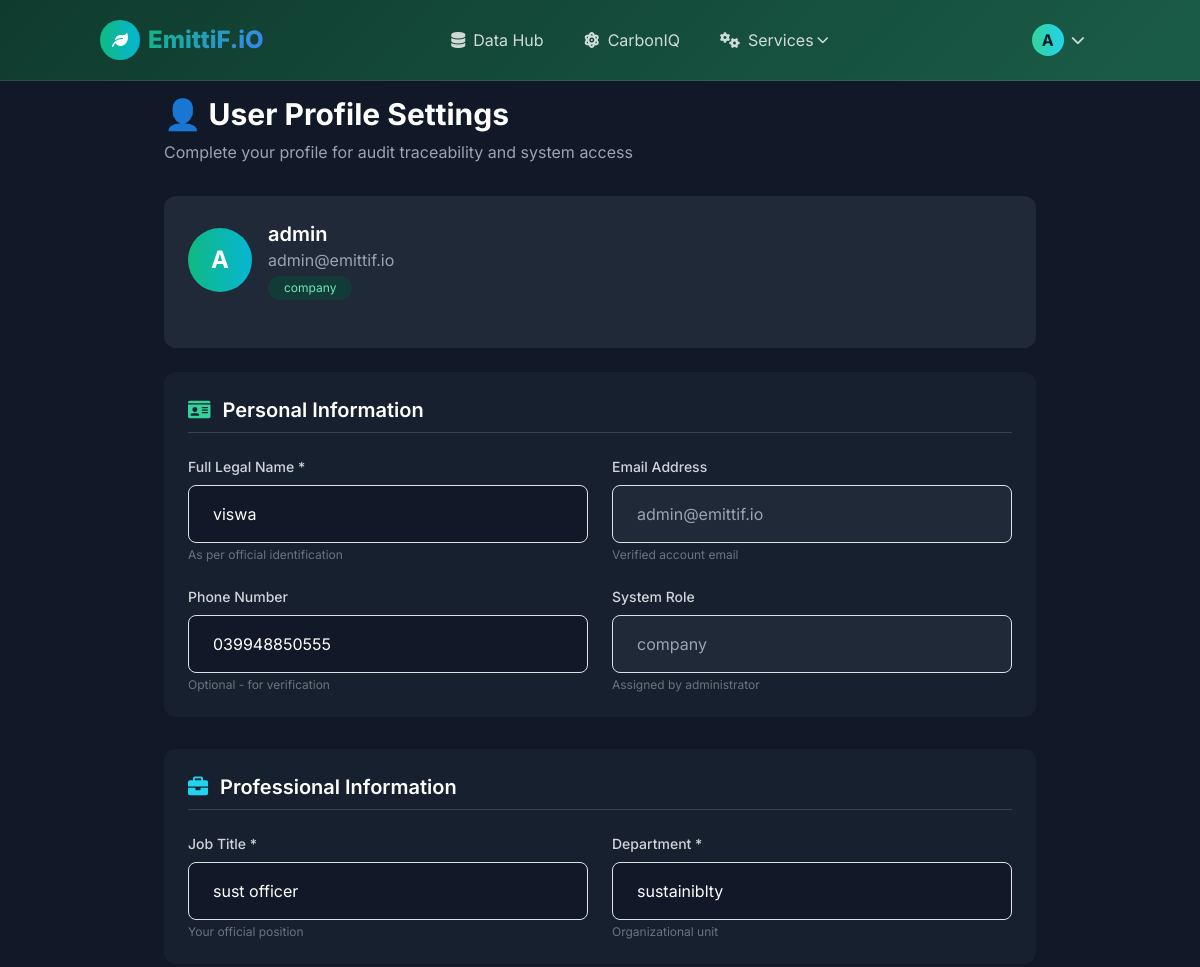
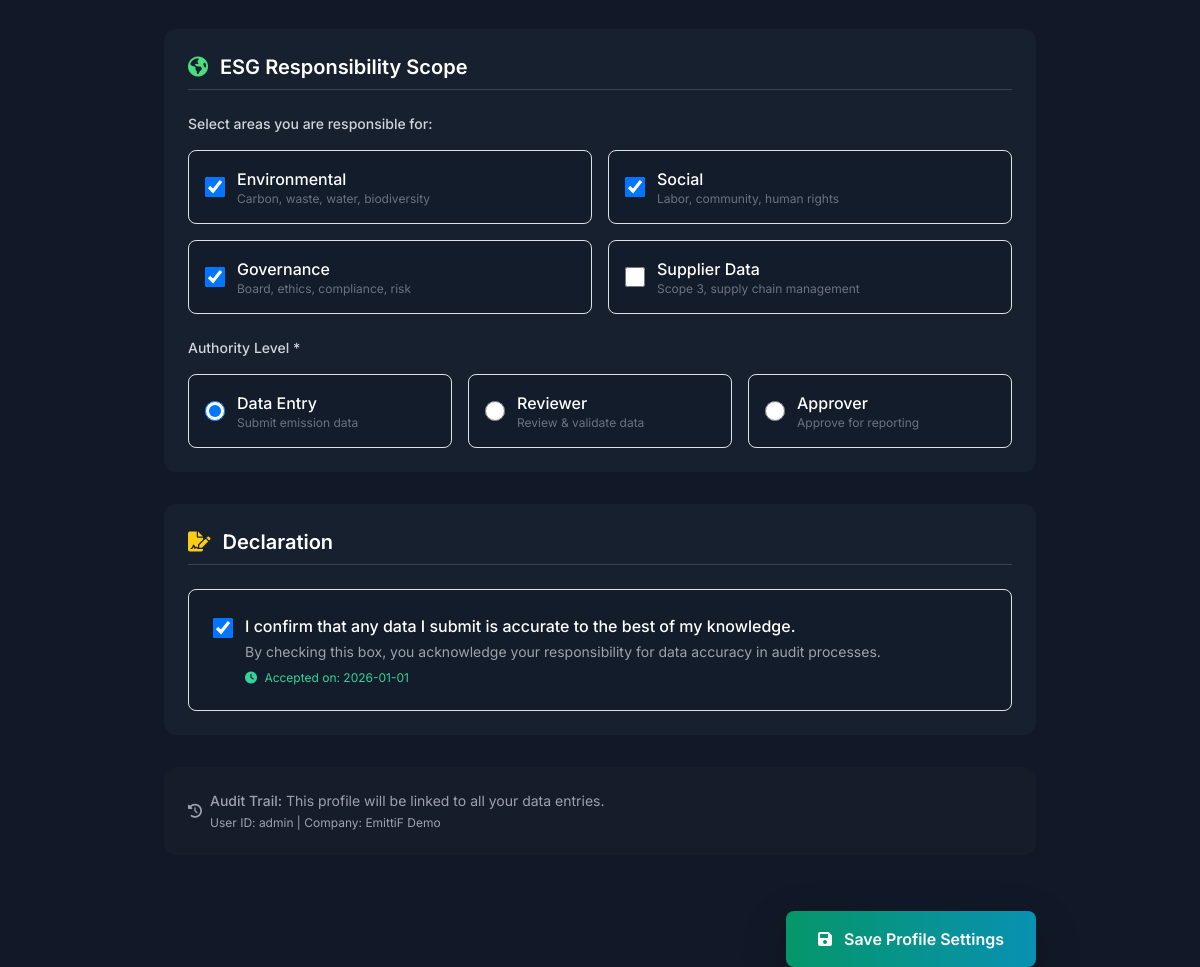
Screenshot of /profile_settings (signed in) with the database file from the repository (2 pictures, top to bottom).
### app.py (models this page shows)
class UserProfile(db.Model):
    id = db.Column(db.Integer, primary_key=True)
    user_id = db.Column(db.String(50), nullable=False)  # Remove db.ForeignKey
    company_id = db.Column(db.String(100), nullable=False)
    full_legal_name = db.Column(db.String(200))
    phone_number = db.Column(db.String(20))
    job_title = db.Column(db.String(100))
    department = db.Column(db.String(100))
    esg_responsibility = db.Column(db.Text)  # JSON string for multi-select
    authority_level = db.Column(db.String(50))  # Data Entry, Reviewer, Approver
    declaration_accepted = db.Column(db.Boolean, default=False)
    declaration_timestamp = db.Column(db.DateTime)
    created_at = db.Column(db.DateTime, default=datetime.utcnow)
    updated_at = db.Column(db.DateTime, default=datetime.utcnow, onupdate=datetime.utcnow)
    updated_by = db.Column(db.String(50))
    def to_dict(self):
        return {
            'id': self.id,
            'user_id': self.user_id,
            'company_id': self.company_id,
            'full_legal_name': self.full_legal_name,
            'phone_number': self.phone_number,
            'job_title': self.job_title,
            'department': self.department,
            'esg_responsibility': json.loads(self.esg_responsibility) if self.esg_responsibility else [],
            'authority_level': self.authority_level,
            'declaration_accepted': self.declaration_accepted,
            'declaration_timestamp': self.declaration_timestamp.isoformat() if self.declaration_timestamp else None,
            'created_at': self.created_at.isoformat() if self.created_at else None,
            'updated_at': self.updated_at.isoformat() if self.updated_at else None,
            'updated_by': self.updated_by
        }

### app.py (the view, shortened to what this page needs)
@app.route('/profile_settings', methods=['GET', 'POST'])
def profile_settings():
    if 'user' not in session:
        flash('Please login to access profile settings.', 'error')
        return redirect(url_for('login'))
    username = session['user']
    company = session.get('company', 'Unknown')
    profile = UserProfile.query.filter_by(user_id=username).first()
    profile_data = profile.to_dict() if profile else {
        'user_id': username,
        'company_id': company,
        'full_legal_name': '',
        'phone_number': '',
        'job_title': '',
        'department': '',
        'esg_responsibility': [],
        'authority_level': 'Data Entry',
        'declaration_accepted': False
    }
    return render_template('profile_settings.html',
                         profile=profile_data,
                         user_email=session.get('email', ''),
                         user_role=session.get('role', 'Sustainability Lead'))

### templates/profile_settings.html (shortened to what this page needs)
{% extends "base_auth.html" %}
{% block content %}
<div class="container mx-auto max-w-4xl">
    <div class="mb-8">
        <h1 class="text-3xl font-bold mb-2">👤 User Profile Settings</h1>
        <p class="text-gray-400">Complete your profile for audit traceability and system access</p>
    </div>
    <div class="bg-gray-800 rounded-xl p-6 mb-6">
        <div class="flex items-center mb-6">
            <div class="w-16 h-16 rounded-full bg-gradient-to-r from-emerald-500 to-cyan-500 flex items-center justify-center text-2xl font-bold">
                {{ session.get('user', 'U')[0].upper() }}
            </div>
            <div class="ml-4">
                <h2 class="text-xl font-semibold">{{ session.get('user', 'User') }}</h2>
                <p class="text-gray-400">{{ session.get('email', 'user@example.com') }}</p>
                <span class="inline-block mt-1 px-3 py-1 text-xs rounded-full bg-emerald-900/50 text-emerald-300">
                    {{ user_role }}
                </span>
            </div>
        </div>
    </div>
    <form method="POST" action="{{ url_for('profile_settings') }}" class="space-y-8">
        <div class="bg-gray-800/50 rounded-xl p-6">
            <h3 class="text-xl font-semibold mb-4 pb-2 border-b border-gray-700 flex items-center">
                <i class="fas fa-id-card mr-3 text-emerald-400"></i> Personal Information
            </h3>
            <div class="grid grid-cols-1 md:grid-cols-2 gap-6">
                <div>
                    <label class="block text-sm font-medium mb-2 text-gray-300">Full Legal Name *</label>
                    <input type="text" name="full_legal_name"
                           value="{{ profile.full_legal_name }}"
                           required
                           class="w-full px-4 py-3 bg-gray-900 border border-gray-700 rounded-lg focus:ring-2 focus:ring-emerald-500 focus:border-transparent text-white">
                    <p class="text-xs text-gray-500 mt-1">As per official identification</p>
                </div>
                <div>
                    <label class="block text-sm font-medium mb-2 text-gray-300">Email Address</label>
                    <input type="email" value="{{ user_email }}"
                           readonly
                           class="w-full px-4 py-3 bg-gray-900/50 border border-gray-700 rounded-lg text-gray-400 cursor-not-allowed">
                    <p class="text-xs text-gray-500 mt-1">Verified account email</p>
                </div>
                <div>
                    <label class="block text-sm font-medium mb-2 text-gray-300">Phone Number</label>
                    <input type="tel" name="phone_number"
                           value="{{ profile.phone_number }}"
                           class="w-full px-4 py-3 bg-gray-900 border border-gray-700 rounded-lg focus:ring-2 focus:ring-emerald-500 focus:border-transparent text-white">
                    <p class="text-xs text-gray-500 mt-1">Optional - for verification</p>
                </div>
                <div>
                    <label class="block text-sm font-medium mb-2 text-gray-300">System Role</label>
                    <input type="text" value="{{ user_role }}"
                           readonly
                           class="w-full px-4 py-3 bg-gray-900/50 border border-gray-700 rounded-lg text-gray-400 cursor-not-allowed">
                    <p class="text-xs text-gray-500 mt-1">Assigned by administrator</p>
                </div>
            </div>
        </div>
        <div class="bg-gray-800/50 rounded-xl p-6">
            <h3 class="text-xl font-semibold mb-4 pb-2 border-b border-gray-700 flex items-center">
                <i class="fas fa-briefcase mr-3 text-cyan-400"></i> Professional Information
            </h3>
            <div class="grid grid-cols-1 md:grid-cols-2 gap-6">
                <div>
                    <label class="block text-sm font-medium mb-2 text-gray-300">Job Title *</label>
                    <input type="text" name="job_title"
                           value="{{ profile.job_title }}"
                           required
                           class="w-full px-4 py-3 bg-gray-900 border border-gray-700 rounded-lg focus:ring-2 focus:ring-emerald-500 focus:border-transparent text-white">
                    <p class="text-xs text-gray-500 mt-1">Your official position</p>
                </div>
                <div>
                    <label class="block text-sm font-medium mb-2 text-gray-300">Department *</label>
                    <input type="text" name="department"
                           value="{{ profile.department }}"
                           required
                           class="w-full px-4 py-3 bg-gray-900 border border-gray-700 rounded-lg focus:ring-2 focus:ring-emerald-500 focus:border-transparent text-white">
                    <p class="text-xs text-gray-500 mt-1">Organizational unit</p>
                </div>
            </div>
        </div>
        <div class="bg-gray-800/50 rounded-xl p-6">
            <h3 class="text-xl font-semibold mb-4 pb-2 border-b border-gray-700 flex items-center">
                <i class="fas fa-globe-americas mr-3 text-green-400"></i> ESG Responsibility Scope
            </h3>
            <div class="mb-6">
                <label class="block text-sm font-medium mb-3 text-gray-300">Select areas you are responsible for:</label>
                <div class="grid grid-cols-1 md:grid-cols-2 gap-3">
                    <label class="flex items-center p-3 bg-gray-900/50 rounded-lg border border-gray-700 hover:border-emerald-500 cursor-pointer">
                        <input type="checkbox" name="esg_responsibility[]" value="Environmental"
                               {% if 'Environmental' in profile.esg_responsibility %}checked{% endif %}
                               class="mr-3 h-5 w-5 text-emerald-500 rounded focus:ring-emerald-500">
                        <div>
                            <span class="font-medium">Environmental</span>
                            <p class="text-xs text-gray-500">Carbon, waste, water, biodiversity</p>
                        </div>
                    </label>
                    <label class="flex items-center p-3 bg-gray-900/50 rounded-lg border border-gray-700 hover:border-emerald-500 cursor-pointer">
                        <input type="checkbox" name="esg_responsibility[]" value="Social"
                               {% if 'Social' in profile.esg_responsibility %}checked{% endif %}
                               class="mr-3 h-5 w-5 text-emerald-500 rounded focus:ring-emerald-500">
                        <div>
                            <span class="font-medium">Social</span>
                            <p class="text-xs text-gray-500">Labor, community, human rights</p>
                        </div>
                    </label>
                    <label class="flex items-center p-3 bg-gray-900/50 rounded-lg border border-gray-700 hover:border-emerald-500 cursor-pointer">
                        <input type="checkbox" name="esg_responsibility[]" value="Governance"
                               {% if 'Governance' in profile.esg_responsibility %}checked{% endif %}
                               class="mr-3 h-5 w-5 text-emerald-500 rounded focus:ring-emerald-500">
                        <div>
                            <span class="font-medium">Governance</span>
                            <p class="text-xs text-gray-500">Board, ethics, compliance, risk</p>
                        </div>
                    </label>
                    <label class="flex items-center p-3 bg-gray-900/50 rounded-lg border border-gray-700 hover:border-emerald-500 cursor-pointer">
                        <input type="checkbox" name="esg_responsibility[]" value="Supplier Data"
                               class="mr-3 h-5 w-5 text-emerald-500 rounded focus:ring-emerald-500">
                        <div>
                            <span class="font-medium">Supplier Data</span>
                            <p class="text-xs text-gray-500">Scope 3, supply chain management</p>
                        </div>
                    </label>
                </div>
            </div>
            <div>
                <label class="block text-sm font-medium mb-3 text-gray-300">Authority Level *</label>
                <div class="grid grid-cols-1 md:grid-cols-3 gap-3">
                    <label class="flex items-center p-3 bg-gray-900/50 rounded-lg border border-gray-700 hover:border-emerald-500 cursor-pointer">
                        <input type="radio" name="authority_level" value="Data Entry"
                               {% if profile.authority_level == 'Data Entry' %}checked{% endif %}
                               required
                               class="mr-3 h-5 w-5 text-emerald-500 focus:ring-emerald-500">
                        <div>
                            <span class="font-medium">Data Entry</span>
                            <p class="text-xs text-gray-500">Submit emission data</p>
                        </div>
                    </label>
                    <label class="flex items-center p-3 bg-gray-900/50 rounded-lg border border-gray-700 hover:border-emerald-500 cursor-pointer">
                        <input type="radio" name="authority_level" value="Reviewer"
                               class="mr-3 h-5 w-5 text-emerald-500 focus:ring-emerald-500">
                        <div>
                            <span class="font-medium">Reviewer</span>
                            <p class="text-xs text-gray-500">Review & validate data</p>
                        </div>
                    </label>
                    <label class="flex items-center p-3 bg-gray-900/50 rounded-lg border border-gray-700 hover:border-emerald-500 cursor-pointer">
                        <input type="radio" name="authority_level" value="Approver"
                               class="mr-3 h-5 w-5 text-emerald-500 focus:ring-emerald-500">
                        <div>
                            <span class="font-medium">Approver</span>
                            <p class="text-xs text-gray-500">Approve for reporting</p>
                        </div>
                    </label>
                </div>
            </div>
        </div>
        <div class="bg-gray-800/50 rounded-xl p-6">
            <h3 class="text-xl font-semibold mb-4 pb-2 border-b border-gray-700 flex items-center">
                <i class="fas fa-file-signature mr-3 text-yellow-400"></i> Declaration
            </h3>
            <div class="p-4 bg-gray-900/50 rounded-lg border border-gray-700">
                <label class="flex items-start cursor-pointer">
                    <input type="checkbox" name="declaration_accepted"
                           {% if profile.declaration_accepted %}checked{% endif %}
                           class="mt-1 mr-3 h-5 w-5 text-emerald-500 rounded focus:ring-emerald-500">
                    <div>
                        <p class="font-medium">I confirm that any data I submit is accurate to the best of my knowledge.</p>
                        <p class="text-sm text-gray-400 mt-1">
                            By checking this box, you acknowledge your responsibility for data accuracy in audit processes.
                        </p>
                        {% if profile.declaration_timestamp %}
                        <p class="text-xs text-emerald-400 mt-2">
                            <i class="fas fa-clock mr-1"></i> Accepted on: {{ profile.declaration_timestamp[:10] }}
                        </p>
                        {% endif %}
                    </div>
                </label>
            </div>
        </div>
        <div class="bg-gray-800/30 rounded-xl p-4">
            <div class="flex items-center text-sm text-gray-400">
                <i class="fas fa-history mr-2"></i>
                <div>
                    <span class="font-medium">Audit Trail:</span> This profile will be linked to all your data entries.
                    <span class="block text-xs mt-1">User ID: {{ profile.user_id }} | Company: {{ profile.company_id }}</span>
                </div>
            </div>
        </div>
        <div class="flex justify-end pt-6">
            <button type="submit"
                    class="px-8 py-3 bg-gradient-to-r from-emerald-600 to-cyan-600 hover:from-emerald-700 hover:to-cyan-700 text-white font-semibold rounded-lg shadow-lg transition-all duration-300 transform hover:scale-105">
                <i class="fas fa-save mr-2"></i> Save Profile Settings
            </button>
        </div>
    </form>
</div>
{% endblock %}

### rows the page displays
UserProfile: full_legal_name "viswa", phone_number "039948850555", job_title "sust officer", department "sustainiblty", authority_level "☑ Data Entry Submit emission da", authority_level "☐ Reviewer Review & validate da", authority_level "☐ Approver Approve for reportin", user_id "admin", company_id "EmittiF Demo"

### other values shown
{{ session.get('user', 'U')[0].upper() }} "A"
{{ session.get('user', 'User') }} "admin"
{{ session.get('email', 'user@example.com') }} "admin@emittif.io"
{{ user_role }} "company"
{{ profile.declaration_timestamp[:10] }} "2026-01-01"
